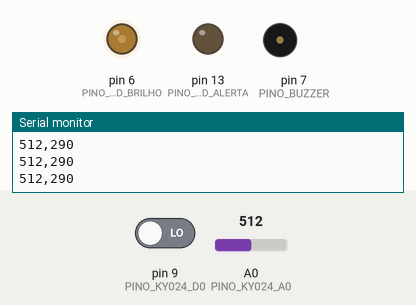
Bench run of a sketch on a simulated Arduino Uno, built with avr-gcc and run on an emulated ATmega328P. Shown: output pins drawn as LEDs (lit = HIGH), buzzer (waves = sounding, pin HIGH), the last lines printed to the serial monitor. Inputs (shaded band) come from the test bench; at power-on: A0 (PINO_KY024_A0) = 512, pin 9 (PINO_KY024_D0) LOW.

Above: at 1.2 s.
1.3 s: A0 (PINO_KY024_A0) set to 380
At 2.1 s:
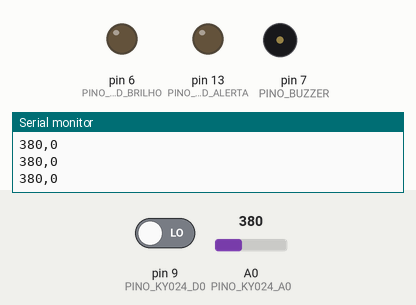
2.8 s: pin 9 (PINO_KY024_D0) driven HIGH
At 3.3 s:
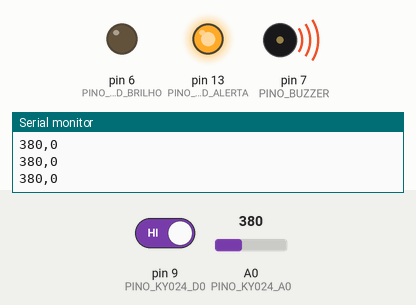
4.3 s: A0 (PINO_KY024_A0) set to 407
At 5.5 s:
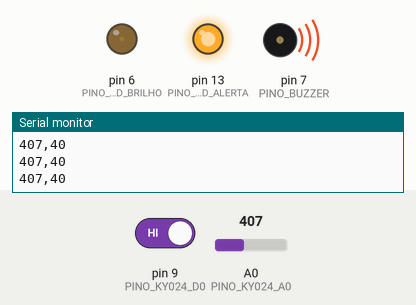
5.8 s: pin 9 (PINO_KY024_D0) driven LOW
At 6.8 s:
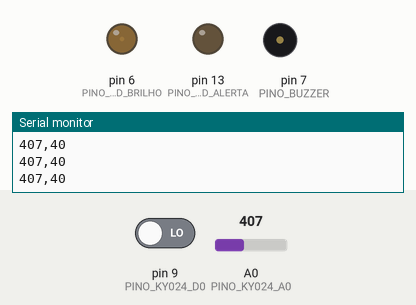
7.3 s: A0 (PINO_KY024_A0) set to 716
At 7.9 s:
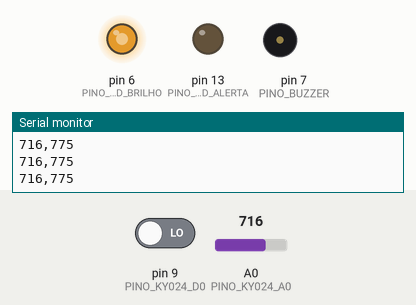
8.8 s: pin 9 (PINO_KY024_D0) driven HIGH
At 10.2 s:
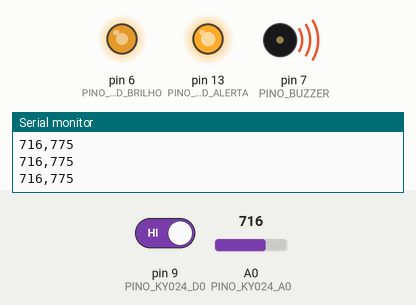
Timing chart, 0 to 11.3 s (numbered marks = the images above; inputs shaded):
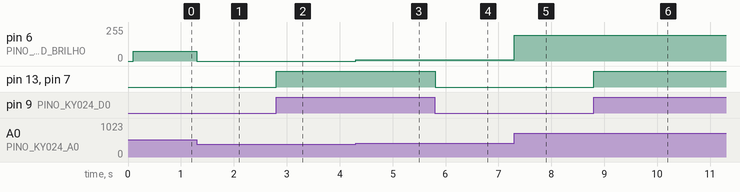

The sketch:

Hall.ino
```cpp
// ========================================================
// Projeto : Caça-Fantasmas com Efeito Hall (Fantasma 5)
// Autor   : Tio Rafa - Revista Mecatrônica Jovem nº 16
// Origem  : versão atualizada do projeto original do prof. Newton C. Braga
// Placa   : Arduino UNO R3 (ATmega328P)
// IDE     : Arduino IDE
// Sensor  : módulo KY-024 (sensor Hall linear 49E + comparador LM393)
// ========================================================
//
// O que este programa faz:
//   1. Lê a saída analógica (A0) do KY-024: quanto mais forte o campo
//      magnético, mais o valor se afasta do "repouso".
//   2. Lê a saída digital (D0): vira "ativa" quando o campo passa do
//      limite ajustado no trimpot do módulo.
//   3. Liga o LED e o buzzer quando o D0 dispara.
//   4. Faz o brilho de um segundo LED acompanhar a intensidade do campo.
//   5. Envia "bruto,mapeado" pela Serial (uma linha a cada 100 ms) para o
//      Plotter Serial da Arduino IDE ou para o hall_plotter.py.
//
// Ligações (confira com o esquema do artigo):
//   KY-024  A0 -> A0      KY-024  D0 -> D9
//   KY-024  +  -> 5V      KY-024  G  -> GND
//   LED digital (com resistor) -> D13 (é também o LED "L" da placa)
//   LED de brilho (com resistor) -> D6  (PWM)
//   Buzzer ativo -> D7

// -------------------- Pinos --------------------
const uint8_t PINO_KY024_A0   = A0;  // saída analógica do módulo
const uint8_t PINO_KY024_D0   = 9;   // saída digital do módulo
const uint8_t PINO_LED_ALERTA = 13;  // acende quando o D0 dispara
const uint8_t PINO_LED_BRILHO = 6;   // precisa ser pino PWM (3, 5, 6, 9, 10 ou 11 no UNO)
const uint8_t PINO_BUZZER     = 7;

// -------------------- Ajustes --------------------
// Em alguns módulos o D0 fica em nível ALTO quando detecta; em outros, em BAIXO.
// Se o LED e o buzzer ficarem ligados SEM ímã por perto, troque HIGH por LOW.
const uint8_t NIVEL_D0_DETECTANDO = HIGH;

// Faixa observada no A0 durante os testes do artigo (repouso até ímã bem perto).
// Cada sensor é um pouco diferente: abra o Plotter Serial, aproxime e afaste
// o ímã e ajuste estes dois números para o SEU módulo.
const int LEITURA_MINIMA = 390;
const int LEITURA_MAXIMA = 820;

const unsigned long INTERVALO_MS = 100;  // tempo entre uma leitura e outra
const long VELOCIDADE_SERIAL = 9600;     // precisa ser igual no hall_plotter.py

// -------------------- Variáveis --------------------
unsigned long ultimoEnvio = 0;

void setup() {
  Serial.begin(VELOCIDADE_SERIAL);

  pinMode(PINO_KY024_D0, INPUT);
  pinMode(PINO_LED_ALERTA, OUTPUT);
  pinMode(PINO_LED_BRILHO, OUTPUT);
  pinMode(PINO_BUZZER, OUTPUT);

  // Começa com tudo desligado.
  digitalWrite(PINO_LED_ALERTA, LOW);
  digitalWrite(PINO_BUZZER, LOW);
  analogWrite(PINO_LED_BRILHO, 0);
}

void loop() {
  // millis() em vez de delay(): o Arduino não "dorme" entre as leituras.
  unsigned long agora = millis();
  if (agora - ultimoEnvio < INTERVALO_MS) {
    return;
  }
  ultimoEnvio = agora;

  int leituraBruta = analogRead(PINO_KY024_A0);  // 0 a 1023
  bool detectando = (digitalRead(PINO_KY024_D0) == NIVEL_D0_DETECTANDO);

  // Alerta digital: LED + buzzer.
  digitalWrite(PINO_LED_ALERTA, detectando ? HIGH : LOW);
  digitalWrite(PINO_BUZZER, detectando ? HIGH : LOW);

  // constrain() segura o valor dentro da faixa; sem ele o map() devolveria
  // números negativos ou maiores que 1023 fora da faixa de calibração.
  int leituraLimitada = constrain(leituraBruta, LEITURA_MINIMA, LEITURA_MAXIMA);
  int leituraMapeada  = map(leituraLimitada, LEITURA_MINIMA, LEITURA_MAXIMA, 0, 1023);

  // analogWrite() aceita 0 a 255, então dividimos por 4 (1023 / 4 = 255).
  analogWrite(PINO_LED_BRILHO, leituraMapeada / 4);

  // Formato "bruto,mapeado": o Plotter Serial desenha duas linhas.
  Serial.print(leituraBruta);
  Serial.print(",");
  Serial.println(leituraMapeada);
}
```

Measured:
- after the input at 1.3 s, pin 6 (PINO_LED_BRILHO): 72/255 → 0/255 at once
- after the input at 2.8 s, pin 13 (PINO_LED_ALERTA), pin 7 (PINO_BUZZER): LOW → HIGH at once
- after the input at 4.3 s, pin 6 (PINO_LED_BRILHO): 0/255 → 10/255 at once
- after the input at 5.8 s, pin 13 (PINO_LED_ALERTA), pin 7 (PINO_BUZZER): HIGH → LOW at once
- after the input at 7.3 s, pin 6 (PINO_LED_BRILHO): 10/255 → 193/255 at once
- after the input at 8.8 s, pin 13 (PINO_LED_ALERTA), pin 7 (PINO_BUZZER): LOW → HIGH at once
